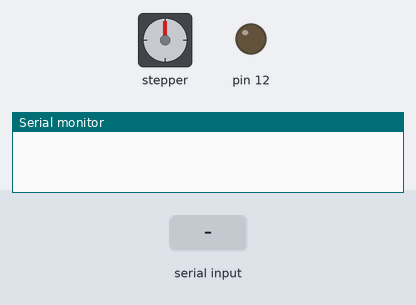
Bench run of a sketch on a simulated Arduino Leonardo, built with avr-gcc and run on an emulated ATmega32U4. Shown: stepper motor, output pins drawn as LEDs (lit = HIGH), the last lines printed to the serial monitor. The inputs (shaded band) are chosen by the test bench. Stepper angles assume 42 steps per turn.

Above: at 1.2 s.
1.3 s: "1" received over Serial
At 3.4 s:
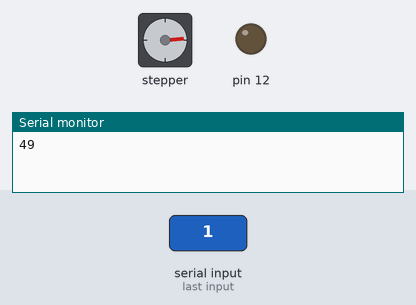
3.7 s: "0" received over Serial
At 5.3 s:
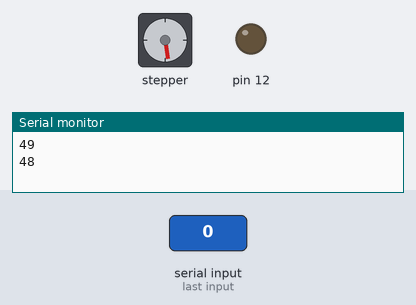
6.1 s: "2" received over Serial
At 8.2 s:
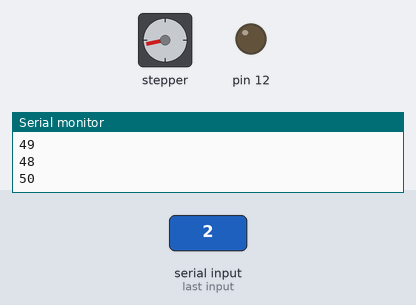
8.5 s: "1" received over Serial
At 10.2 s:
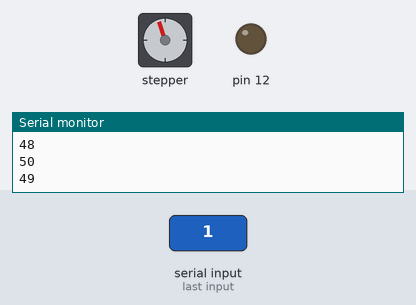
10.9 s: "0" received over Serial
At 13.0 s:
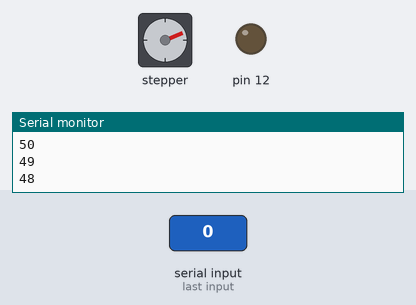
13.3 s: "2" received over Serial
At 15.0 s:
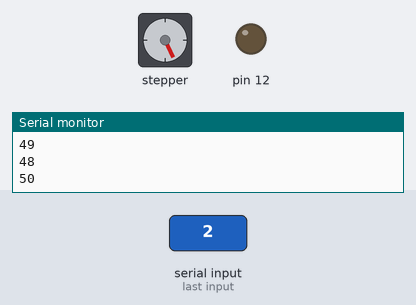
Timing chart, 0 to 16.5 s (numbered marks = the images above; inputs shaded):
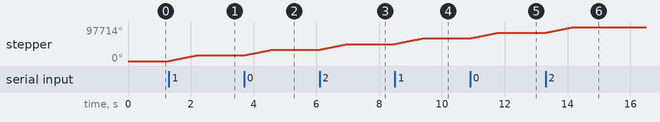

The sketch:

Key_Pressed.ino
```cpp
#include <Stepper.h>
#include <Keyboard.h>


const float STEPS_PER_REV = 42;
const float GEAR_RED = 64;
const float STEPS_PER_OUT_REV = STEPS_PER_REV * GEAR_RED;
int StepsRequired;
int dir = 12;
Stepper steppermotor1(STEPS_PER_REV,3,4);
Stepper steppermotor2(STEPS_PER_REV,5,4);
Stepper steppermotor3(STEPS_PER_REV,7,4);
Stepper steppermotor4(STEPS_PER_REV,9,4);
Stepper steppermotor5(STEPS_PER_REV,6,4);
Stepper steppermotor6(STEPS_PER_REV,8,4);
Stepper steppermotor7(STEPS_PER_REV,10,4);


void setup() {
  // put your setup code here, to run once:
  pinMode(2,INPUT);
  pinMode(12,OUTPUT);
  Serial.begin(9600);
}

void loop() {
   waitForSerial();

//  if (digitalRead(2) == HIGH) {
//    digitalWrite(12,LOW);
//  }
//  else {
//    digitalWrite(12,LOW);
//  }
  steppermotor1.setSpeed(3000);
  StepsRequired = 1900;
  steppermotor1.step(StepsRequired);
  delay(500) ;
}

void waitForSerial(){
  while (!Serial.available()) {
  }
  Serial.println(Serial.read());

}
```

Measured:
- after the input at 1.3 s, stepper: turns 16285° clockwise in 0.91 s, starting at once
- after the input at 3.7 s, stepper: turns 16286° clockwise in 0.91 s, starting at once
- after the input at 6.1 s, stepper: turns 16286° clockwise in 0.91 s, starting at once
- after the input at 8.5 s, stepper: turns 16285° clockwise in 0.91 s, starting at once
- after the input at 10.9 s, stepper: turns 16286° clockwise in 0.91 s, starting at once
- after the input at 13.3 s, stepper: turns 16286° clockwise in 0.91 s, starting at once
